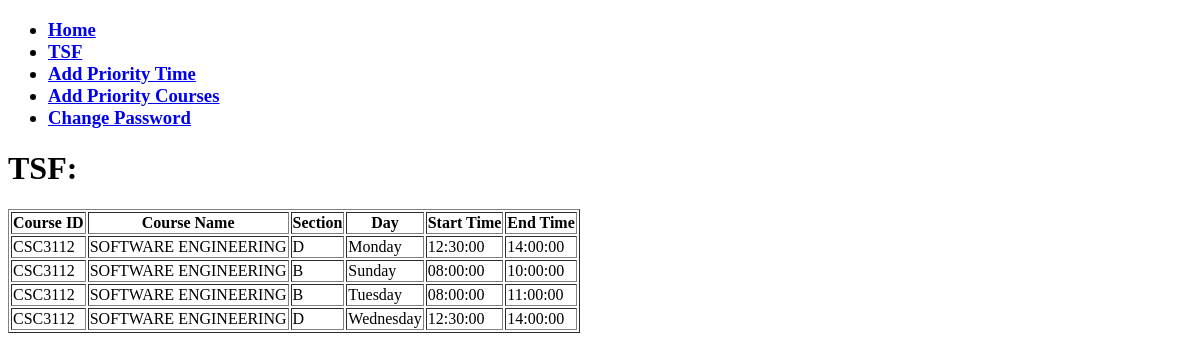
Before: /tsf_Faculty.php (signed in) with the older database file.
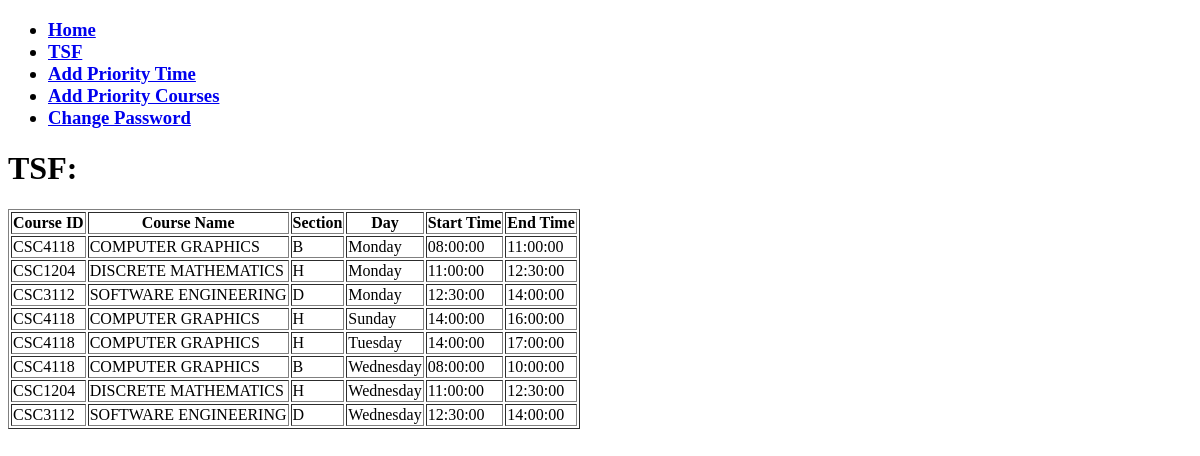
After: the same page with the newer database file.
### tables this page shows
CREATE TABLE `section` (
  `SectionID` varchar(10) NOT NULL,
  `CourseID` varchar(15) NOT NULL,
  `Sec` varchar(5) NOT NULL,
  `Day` varchar(10) NOT NULL,
  `startTime` time NOT NULL,
  `endTime` time DEFAULT NULL,
  `FacultyID` varchar(10) DEFAULT NULL
);

CREATE TABLE `course` (
  `CourseID` varchar(10) NOT NULL,
  `CourseName` varchar(40) NOT NULL,
  `DepartmentName` varchar(10) NOT NULL,
  `Credit` int(11) DEFAULT NULL
);

### tsf_Faculty.php (the view, shortened to what this page needs)
<!DOCTYPE html>
<html>
<head>
</head>
<body>
</body>
</html>
<?php
include('dbConnect.php');
include('FacultyDashboard.php');
echo "<h1>TSF:</h1>";
echo '<table border="1">
  <tr>
    <th>Course ID</th>
    <th>Course Name</th>
    <th>Section</th>
    <th>Day</th>
    <th>Start Time</th>
    <th>End Time</th>
  </tr>';
$sql = "SELECT
  section.SectionID,
  section.CourseID,
  course.CourseName,
  section.Sec,
  section.Day,
  section.startTime,
  section.endTime
FROM
  section
LEFT JOIN
  faculty ON section.FacultyID = faculty.FacultyID
JOIN
  course ON section.CourseID = course.CourseID
WHERE
  section.FacultyID = '{$_SESSION['id']}'
ORDER BY
section.Day,section.startTime ASC";
$result = mysqli_query($conn, $sql);
if ($result && mysqli_num_rows($result) > 0) {
  while ($row = mysqli_fetch_assoc($result)) {
    echo "<tr>";
    echo "<td>" . $row["CourseID"] . "</td>";
    echo "<td>" . $row["CourseName"] . "</td>";
    echo "<td>" . $row["Sec"] . "</td>";
    echo "<td>" . $row["Day"] . "</td>";
    echo "<td>" . $row["startTime"] . "</td>";
    echo "<td>" . $row["endTime"] . "</td>";
    echo "</tr>";
  }
} else {
  echo "<tr><td colspan='6'>No assignments found.</td></tr>";
}
echo '</table>';
?>

### FacultyDashboard.php (shortened to what this page needs)
<!DOCTYPE html>
<html lang="en">
<head>
</head>
<body>
    <nav>
        <ul>
            <h3>
            <li><a href="FacultyHome.php">Home</a></li>
            <li><a href="tsf_Faculty.php">TSF</a></li>
            <li><a href="facultyPriorityTime.php">Add Priority Time</a></li>
            <li><a href="AddPriorityCourse.php">Add Priority Courses</a></li>
            <li><a href="changePasswordF.php">Change Password</a></li>
            </h3>
        </ul>
    </nav>
</body>
</html>

Changed rows visible on the page:
removed section: CourseID "CSC3112", CourseID.CourseName "SOFTWARE ENGINEERING", Sec "B", Day "Sunday", startTime "08:00:00", endTime "10:00:00"
removed section: CourseID "CSC3112", CourseID.CourseName "SOFTWARE ENGINEERING", Sec "B", Day "Tuesday", startTime "08:00:00", endTime "11:00:00"
added section: CourseID "CSC4118", CourseID.CourseName "COMPUTER GRAPHICS", Sec "B", Day "Monday", startTime "08:00:00", endTime "11:00:00"
added section: CourseID "CSC1204", CourseID.CourseName "DISCRETE MATHEMATICS", Sec "H", Day "Monday", startTime "11:00:00", endTime "12:30:00"
added section: CourseID "CSC4118", CourseID.CourseName "COMPUTER GRAPHICS", Sec "H", Day "Sunday", startTime "14:00:00", endTime "16:00:00"
added section: CourseID "CSC4118", CourseID.CourseName "COMPUTER GRAPHICS", Sec "H", Day "Tuesday", startTime "14:00:00", endTime "17:00:00"
added section: CourseID "CSC4118", CourseID.CourseName "COMPUTER GRAPHICS", Sec "B", Day "Wednesday", startTime "08:00:00", endTime "10:00:00"
added section: CourseID "CSC1204", CourseID.CourseName "DISCRETE MATHEMATICS", Sec "H", Day "Wednesday", startTime "11:00:00", endTime "12:30:00"
